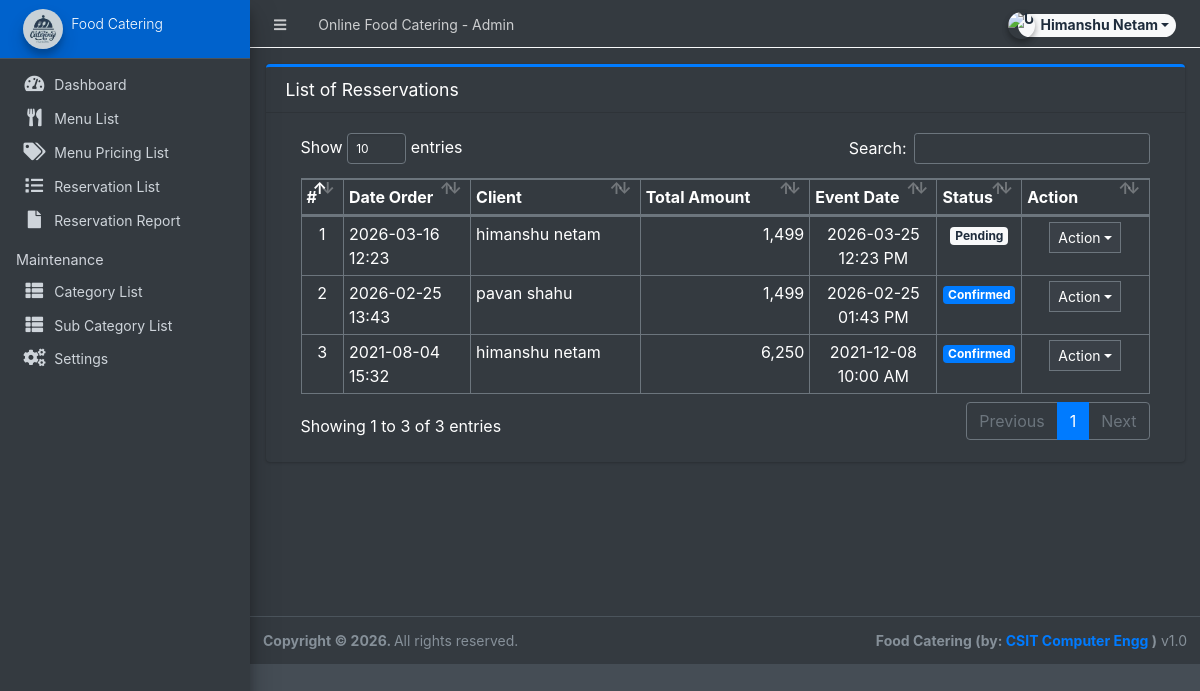
Page /admin/?page=orders (signed in) on the committed database.
### tables this page shows
CREATE TABLE `orders` (
  `id` int(30) NOT NULL,
  `client_id` int(30) NOT NULL,
  `event` varchar(250) NOT NULL,
  `venue` text NOT NULL,
  `event_date` datetime NOT NULL,
  `amount` double NOT NULL,
  `additional_remarks` text DEFAULT NULL,
  `additional_amount` float NOT NULL DEFAULT 0,
  `status` tinyint(2) NOT NULL DEFAULT 0,
  `date_created` datetime NOT NULL DEFAULT current_timestamp(),
  `date_updated` datetime DEFAULT NULL ON UPDATE current_timestamp()
);

### admin/orders/index.php (the view, shortened to what this page needs)
<div class="card card-outline card-primary">
	<div class="card-header">
		<h3 class="card-title">List of Resservations</h3>
	</div>
	<div class="card-body">
		<div class="container-fluid">
        <div class="container-fluid">
			<table class="table table-bordered table-stripped">
				<colgroup>
					<col width="5%">
					<col width="15%">
					<col width="20%">
					<col width="20%">
					<col width="15%">
					<col width="10%">
					<col width="15%">
				</colgroup>
				<thead>
					<tr>
						<th>#</th>
						<th>Date Order</th>
						<th>Client</th>
						<th>Total Amount</th>
						<th>Event Date</th>
						<th>Status</th>
						<th>Action</th>
					</tr>
				</thead>
				<tbody>
					<?php
					$i = 1;
						$qry = $conn->query("SELECT o.*,concat(c.firstname,' ',c.lastname) as client from `orders` o inner join clients c on c.id = o.client_id order by unix_timestamp(o.date_created) desc ");
						while($row = $qry->fetch_assoc()):
					?>
						<tr>
							<td class="text-center"><?php echo $i++; ?></td>
							<td><?php echo date("Y-m-d H:i",strtotime($row['date_created'])) ?></td>
							<td><?php echo $row['client'] ?></td>
							<td class="text-right"><?php echo number_format($row['amount']) ?></td>
							<td class="text-center"><?php echo date("Y-m-d h:i A",strtotime($row['event_date'])) ?></td>
							<td class="text-center">
                                <?php if($row['status'] == 0): ?>
                                    <span class="badge badge-light">Pending</span>
                                <?php elseif($row['status'] == 1): ?>
                                    <span class="badge badge-primary">Confirmed</span>
								<?php elseif($row['status'] == 2): ?>
                                    <span class="badge badge-success">Done</span>
                                <?php else: ?>
                                    <span class="badge badge-danger">Cancelled</span>
                                <?php endif; ?>
                            </td>
							<td align="center">
								 <button type="button" class="btn btn-flat btn-default btn-sm dropdown-toggle dropdown-icon" data-toggle="dropdown">
				                  		Action
				                  </button>
							</td>
						</tr>
					<?php endwhile; ?>
				</tbody>
			</table>
		</div>
		</div>
	</div>
</div>

### rows in the picture
orders: date_created "2026-03-16 12:23", client "himanshu netam", amount "1,499", event_date "2026-03-25 12:23 PM", status "Pending"
orders: date_created "2026-02-25 13:43", client "pavan shahu", amount "1,499", event_date "2026-02-25 01:43 PM", status "Confirmed"
orders: date_created "2021-08-04 15:32", client "himanshu netam", amount "6,250", event_date "2021-12-08 10:00 AM", status "Confirmed"

### other values in the picture
$_settings->info('name') "Online Food Catering"
$_settings->userdata('firstname').' '.$_settings->userdata('lastname') "Himanshu Netam"
$_settings->info('short_name') "Food Catering"
